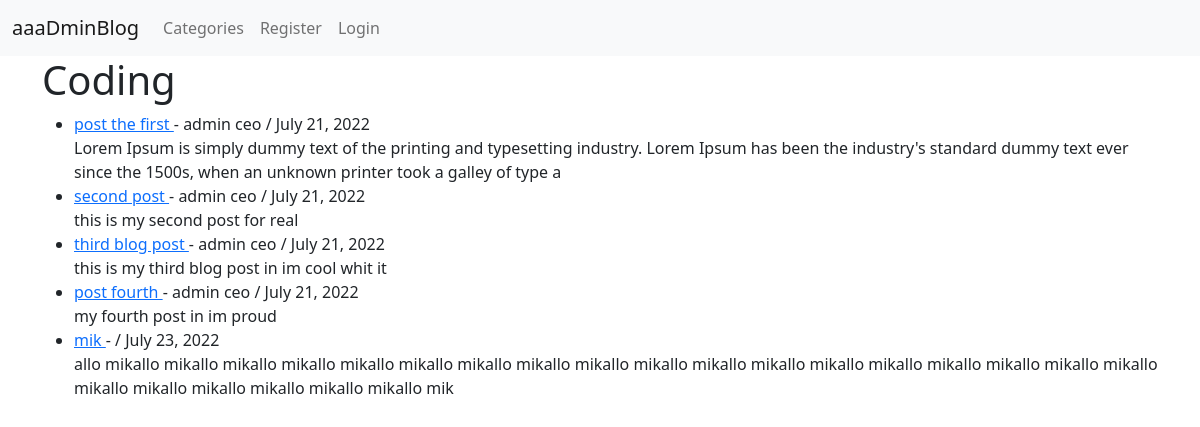
/category/coding/, run on the app's committed database.
### blugz/models.py (models this page shows, shortened)
class Post(models.Model):
    title = models.CharField(max_length=255)
    title_tag = models.CharField(max_length=255)
    author = models.ForeignKey(User, on_delete=models.CASCADE)
    body = models.TextField()
    post_date = models.DateField(auto_now_add=True)
    category = models.CharField(max_length=255, default='coding')
    likes = models.ManyToManyField(User, related_name='blog_posts')

### blugz/views.py (the view)
# urls.py: path('category/<str:cats>/', CategoryView, name='category'),
def CategoryView(request, cats):
    category_posts = Post.objects.filter(category=cats.replace('-', ' '))
    return render(request, 'categories.html', {'cats':cats.title().replace('-', ' '), 'category_posts':category_posts})

### blugz/templates/categories.html (shortened to what this page needs)
{% extends 'base.html' %}
{% block content %}
{% if category_posts %}
  <h1>{{ cats }}</h1>
<ul>
{% for post in category_posts %}
 <li> <a href="{% url 'article-detail' post.pk %}">
     {{ post.title }} </a> -
     {{ post.author.first_name }}
     {{ post.author.last_name }} /
     {{ post.post_date }}  <br/>
     {{ post.body|slice:":200"|safe }} </li>
{% endfor %}
</ul>
{% else %}
<h1> paj sa pa existe</h1>
{% endif %}
{% endblock %}

### data on the page
Post: title "post the first", author.first_name "admin", author.last_name "ceo", post_date "July 21, 2022", body "Lorem Ipsum is simply dummy text of the printing and typesetting industry. Lorem Ipsum has been the industry's standard dummy text ever since the 1500s, when an unknown printer took a galley of type a"
Post: title "second post", author.first_name "admin", author.last_name "ceo", post_date "July 21, 2022", body "this is my second post for real"
Post: title "third blog post", author.first_name "admin", author.last_name "ceo", post_date "July 21, 2022", body "this is my third blog post in im cool whit it"
Post: title "post fourth", author.first_name "admin", author.last_name "ceo", post_date "July 21, 2022", body "my fourth post in im proud"
Post: title "mik", post_date "July 23, 2022", body "allo mikallo mikallo mikallo mikallo mikallo mikallo mikallo mikallo mikallo mikallo mikallo mikallo mikallo mikallo mikallo mikallo mikallo mikallo mikallo mikallo mikallo mikallo mikallo mikallo mik"

### other printed values
{{ cats }} "Coding"
